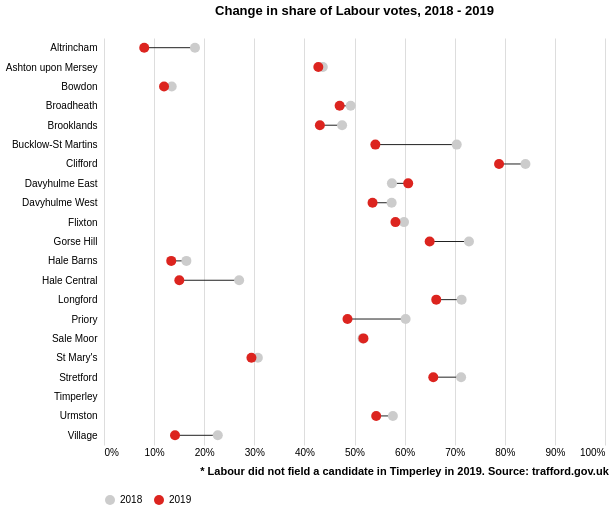

Specify this chart in Vega-Lite:
### Vega-Lite specification from a JSON file in a GitHub repository (floating-point values rounded to 4 significant figures)
{"$schema": "https://vega.github.io/schema/vega-lite/v3.json", "description": "Visualisation showing how the share of votes for the Labour Party has changed between the Trafford local elections in 2018 and 2019.", "autosize": {"type": "fit"}, "width": 600, "height": 500, "title": {"text": "Change in share of Labour votes, 2018 - 2019", "offset": 20}, "data": {"values": [{"area_code": "E05000819", "area_name": "Altrincham", "year": 2018, "electorate": 8892, "ballots_issued": 8266, "spoiled_ballots": 257, "percentage_turnout": 46.5, "conservative_vote": 2728, "green_vote": 3565, "labour_vote": 1501, "liberal_democrats_vote": 211, "ukip_vote": "NA"}, {"area_code": "E05000820", "area_name": "Ashton upon Mersey", "year": 2018, "electorate": 7617, "ballots_issued": 3590, "spoiled_ballots": 6, "percentage_turnout": 47.1, "conservative_vote": 1677, "green_vote": 148, "labour_vote": 1568, "liberal_democrats_vote": 138, "ukip_vote": 53}, {"area_code": "E05000821", "area_name": "Bowdon", "year": 2018, "electorate": 7335, "ballots_issued": 3121, "spoiled_ballots": 5, "percentage_turnout": 42.5, "conservative_vote": 2130, "green_vote": 169, "labour_vote": 422, "liberal_democrats_vote": 356, "ukip_vote": 39}, {"area_code": "E05000822", "area_name": "Broadheath", "year": 2018, "electorate": 9891, "ballots_issued": 4218, "spoiled_ballots": 5, "percentage_turnout": 42.6, "conservative_vote": 1716, "green_vote": 160, "labour_vote": 2077, "liberal_democrats_vote": 170, "ukip_vote": 56}, {"area_code": "E05000823", "area_name": "Brooklands", "year": 2018, "electorate": 7844, "ballots_issued": 4080, "spoiled_ballots": 4, "percentage_turnout": 52, "conservative_vote": 1755, "green_vote": 155, "labour_vote": 1939, "liberal_democrats_vote": 170, "ukip_vote": 55}, {"area_code": "E05000824", "area_name": "Bucklow-St Martins", "year": 2018, "electorate": 7101, "ballots_issued": 2027, "spoiled_ballots": 4, "percentage_turnout": 28.5, "conservative_vote": 424, "green_vote": 44, "labour_vote": 1427, "liberal_democrats_vote": 38, "ukip_vote": 90}, {"area_code": "E05000825", "area_name": "Clifford", "year": 2018, "electorate": 8183, "ballots_issued": 3212, "spoiled_ballots": 8, "percentage_turnout": 39.3, "conservative_vote": 165, "green_vote": 255, "labour_vote": 2702, "liberal_democrats_vote": 82, "ukip_vote": "NA"}, {"area_code": "E05000826", "area_name": "Davyhulme East", "year": 2018, "electorate": 7758, "ballots_issued": 3837, "spoiled_ballots": 2, "percentage_turnout": 49.5, "conservative_vote": 1388, "green_vote": 100, "labour_vote": 2205, "liberal_democrats_vote": 73, "ukip_vote": 69}, {"area_code": "E05000827", "area_name": "Davyhulme West", "year": 2018, "electorate": 7696, "ballots_issued": 3884, "spoiled_ballots": 3, "percentage_turnout": 50.5, "conservative_vote": 1403, "green_vote": 71, "labour_vote": 2230, "liberal_democrats_vote": 81, "ukip_vote": 96}, {"area_code": "E05000828", "area_name": "Flixton", "year": 2018, "electorate": 8290, "ballots_issued": 4562, "spoiled_ballots": 2, "percentage_turnout": 55, "conservative_vote": 1528, "green_vote": 125, "labour_vote": 2732, "liberal_democrats_vote": 84, "ukip_vote": 91}, {"area_code": "E05000829", "area_name": "Gorse Hill", "year": 2018, "electorate": 8357, "ballots_issued": 2799, "spoiled_ballots": 6, "percentage_turnout": 33.5, "conservative_vote": 485, "green_vote": 115, "labour_vote": 2039, "liberal_democrats_vote": 88, "ukip_vote": 66}, {"area_code": "E05000830", "area_name": "Hale Barns", "year": 2018, "electorate": 7431, "ballots_issued": 2900, "spoiled_ballots": 6, "percentage_turnout": 39, "conservative_vote": 1932, "green_vote": 95, "labour_vote": 477, "liberal_democrats_vote": 258, "ukip_vote": "NA"}, {"area_code": "E05000831", "area_name": "Hale Central", "year": 2018, "electorate": 7440, "ballots_issued": 2999, "spoiled_ballots": 7, "percentage_turnout": 40.3, "conservative_vote": 1604, "green_vote": 166, "labour_vote": 809, "liberal_democrats_vote": 364, "ukip_vote": "NA"}, {"area_code": "E05000832", "area_name": "Longford", "year": 2018, "electorate": 9128, "ballots_issued": 3658, "spoiled_ballots": 8, "percentage_turnout": 40.1, "conservative_vote": 547, "green_vote": 238, "labour_vote": 2611, "liberal_democrats_vote": 194, "ukip_vote": 60}, {"area_code": "E05000833", "area_name": "Priory", "year": 2018, "electorate": 8191, "ballots_issued": 3352, "spoiled_ballots": 6, "percentage_turnout": 40.9, "conservative_vote": 988, "green_vote": 170, "labour_vote": 2018, "liberal_democrats_vote": 170, "ukip_vote": "NA"}, {"area_code": "E05000834", "area_name": "St Mary's", "year": 2018, "electorate": 8597, "ballots_issued": 3432, "spoiled_ballots": 8, "percentage_turnout": 39.9, "conservative_vote": 2053, "green_vote": 149, "labour_vote": 1054, "liberal_democrats_vote": 167, "ukip_vote": "NA"}, {"area_code": "E05000835", "area_name": "Sale Moor", "year": 2018, "electorate": 7632, "ballots_issued": 2777, "spoiled_ballots": 5, "percentage_turnout": 36.4, "conservative_vote": 971, "green_vote": 161, "labour_vote": 1433, "liberal_democrats_vote": 207, "ukip_vote": "NA"}, {"area_code": "E05000836", "area_name": "Stretford", "year": 2018, "electorate": 7928, "ballots_issued": 3130, "spoiled_ballots": 8, "percentage_turnout": 39.5, "conservative_vote": 490, "green_vote": 211, "labour_vote": 2231, "liberal_democrats_vote": 98, "ukip_vote": 92}, {"area_code": "E05000837", "area_name": "Timperley", "year": 2018, "electorate": 8479, "ballots_issued": 4204, "spoiled_ballots": 8, "percentage_turnout": 49.6, "conservative_vote": 1694, "green_vote": 113, "labour_vote": "NA", "liberal_democrats_vote": 1329, "ukip_vote": "NA"}, {"area_code": "E05000838", "area_name": "Urmston", "year": 2018, "electorate": 8591, "ballots_issued": 3890, "spoiled_ballots": 7, "percentage_turnout": 45.3, "conservative_vote": 1217, "green_vote": 155, "labour_vote": 2243, "liberal_democrats_vote": 130, "ukip_vote": 138}, {"area_code": "E05000839", "area_name": "Village", "year": 2018, "electorate": 7929, "ballots_issued": 3267, "spoiled_ballots": 6, "percentage_turnout": 41.2, "conservative_vote": 1331, "green_vote": 73, "labour_vote": 742, "liberal_democrats_vote": 1003, "ukip_vote": 106}, {"area_code": "E05000819", "area_name": "Altrincham", "year": 2019, "electorate": 8867, "ballots_issued": 3898, "spoiled_ballots": 20, "percentage_turnout": 44, "conservative_vote": 1057, "green_vote": 2377, "labour_vote": 313, "liberal_democrats_vote": 128, "ukip_vote": "NA"}, {"area_code": "E05000820", "area_name": "Ashton upon Mersey", "year": 2019, "electorate": 7500, "ballots_issued": 3588, "spoiled_ballots": 8, "percentage_turnout": 47.8, "conservative_vote": 1398, "green_vote": 273, "labour_vote": 1535, "liberal_democrats_vote": 247, "ukip_vote": 127}, {"area_code": "E05000821", "area_name": "Bowdon", "year": 2019, "electorate": 7242, "ballots_issued": 2929, "spoiled_ballots": 31, "percentage_turnout": 40.4, "conservative_vote": 1727, "green_vote": 411, "labour_vote": 351, "liberal_democrats_vote": 411, "ukip_vote": "NA"}, {"area_code": "E05000822", "area_name": "Broadheath", "year": 2019, "electorate": 9960, "ballots_issued": 4048, "spoiled_ballots": 17, "percentage_turnout": 40.6, "conservative_vote": 1219, "green_vote": 346, "labour_vote": 1904, "liberal_democrats_vote": 219, "ukip_vote": 255}, {"area_code": "E05000823", "area_name": "Brooklands", "year": 2019, "electorate": 7735, "ballots_issued": 3683, "spoiled_ballots": 18, "percentage_turnout": 47.6, "conservative_vote": 1295, "green_vote": 309, "labour_vote": 1587, "liberal_democrats_vote": 298, "ukip_vote": 174}, {"area_code": "E05000824", "area_name": "Bucklow-St Martins", "year": 2019, "electorate": 7060, "ballots_issued": 1824, "spoiled_ballots": 16, "percentage_turnout": 25.8, "conservative_vote": 327, "green_vote": 134, "labour_vote": 988, "liberal_democrats_vote": 76, "ukip_vote": 283}, {"area_code": "E05000825", "area_name": "Clifford", "year": 2019, "electorate": 8351, "ballots_issued": 3012, "spoiled_ballots": 10, "percentage_turnout": 36.1, "conservative_vote": 155, "green_vote": 378, "labour_vote": 2375, "liberal_democrats_vote": 93, "ukip_vote": "NA"}, {"area_code": "E05000826", "area_name": "Davyhulme East", "year": 2019, "electorate": 7700, "ballots_issued": 3177, "spoiled_ballots": 13, "percentage_turnout": 41.3, "conservative_vote": 695, "green_vote": 184, "labour_vote": 1929, "liberal_democrats_vote": 102, "ukip_vote": 253}, {"area_code": "E05000827", "area_name": "Davyhulme West", "year": 2019, "electorate": 7638, "ballots_issued": 3179, "spoiled_ballots": 11, "percentage_turnout": 41.6, "conservative_vote": 965, "green_vote": 150, "labour_vote": 1704, "liberal_democrats_vote": 86, "ukip_vote": 279}, {"area_code": "E05000828", "area_name": "Flixton", "year": 2019, "electorate": 8322, "ballots_issued": 3787, "spoiled_ballots": 13, "percentage_turnout": 45.5, "conservative_vote": 915, "green_vote": 217, "labour_vote": 2203, "liberal_democrats_vote": 152, "ukip_vote": 287}, {"area_code": "E05000829", "area_name": "Gorse Hill", "year": 2019, "electorate": 8391, "ballots_issued": 2620, "spoiled_ballots": 14, "percentage_turnout": 31.2, "conservative_vote": 310, "green_vote": 252, "labour_vote": 1703, "liberal_democrats_vote": 129, "ukip_vote": 212}, {"area_code": "E05000830", "area_name": "Hale Barns", "year": 2019, "electorate": 7362, "ballots_issued": 2817, "spoiled_ballots": 8, "percentage_turnout": 38.3, "conservative_vote": 1613, "green_vote": 196, "labour_vote": 378, "liberal_democrats_vote": 313, "ukip_vote": 144}, {"area_code": "E05000831", "area_name": "Hale Central", "year": 2019, "electorate": 7388, "ballots_issued": 2973, "spoiled_ballots": 29, "percentage_turnout": 40.2, "conservative_vote": 1430, "green_vote": 512, "labour_vote": 447, "liberal_democrats_vote": 555, "ukip_vote": "NA"}, {"area_code": "E05000832", "area_name": "Longford", "year": 2019, "electorate": 9098, "ballots_issued": 3242, "spoiled_ballots": 32, "percentage_turnout": 35.6, "conservative_vote": 336, "green_vote": 406, "labour_vote": 2150, "liberal_democrats_vote": 318, "ukip_vote": "NA"}, {"area_code": "E05000833", "area_name": "Priory", "year": 2019, "electorate": 8052, "ballots_issued": 3109, "spoiled_ballots": 11, "percentage_turnout": 38.6, "conservative_vote": 679, "green_vote": 404, "labour_vote": 1511, "liberal_democrats_vote": 305, "ukip_vote": 199}, {"area_code": "E05000834", "area_name": "St Mary's", "year": 2019, "electorate": 8611, "ballots_issued": 3126, "spoiled_ballots": 13, "percentage_turnout": 36.3, "conservative_vote": 1527, "green_vote": 294, "labour_vote": 920, "liberal_democrats_vote": 188, "ukip_vote": 184}, {"area_code": "E05000835", "area_name": "Sale Moor", "year": 2019, "electorate": 7549, "ballots_issued": 2601, "spoiled_ballots": 32, "percentage_turnout": 34.5, "conservative_vote": 664, "green_vote": 355, "labour_vote": 1347, "liberal_democrats_vote": 203, "ukip_vote": "NA"}, {"area_code": "E05000836", "area_name": "Stretford", "year": 2019, "electorate": 7843, "ballots_issued": 2804, "spoiled_ballots": 12, "percentage_turnout": 35.8, "conservative_vote": 329, "green_vote": 304, "labour_vote": 1843, "liberal_democrats_vote": 107, "ukip_vote": 208}, {"area_code": "E05000837", "area_name": "Timperley", "year": 2019, "electorate": 8410, "ballots_issued": 3918, "spoiled_ballots": 23, "percentage_turnout": 46.6, "conservative_vote": 1266, "green_vote": 423, "labour_vote": "NA", "liberal_democrats_vote": 1653, "ukip_vote": 187}, {"area_code": "E05000838", "area_name": "Urmston", "year": 2019, "electorate": 8472, "ballots_issued": 3394, "spoiled_ballots": 17, "percentage_turnout": 40.1, "conservative_vote": 724, "green_vote": 290, "labour_vote": 1844, "liberal_democrats_vote": 179, "ukip_vote": 340}, {"area_code": "E05000839", "area_name": "Village", "year": 2019, "electorate": 7905, "ballots_issued": 3217, "spoiled_ballots": 18, "percentage_turnout": 40.7, "conservative_vote": 942, "green_vote": 196, "labour_vote": 456, "liberal_democrats_vote": 1310, "ukip_vote": 295}]}, "transform": [{"calculate": "(datum.labour_vote/datum.ballots_issued)", "as": "vote_percentage"}], "encoding": {"x": {"field": "vote_percentage", "type": "quantitative", "scale": {"domain": [0, 1]}, "axis": {"title": "* Labour did not field a candidate in Timperley in 2019. Source: trafford.gov.uk", "titleX": 300, "titleY": 20, "format": "%"}}, "y": {"field": "area_name", "type": "nominal", "axis": {"title": null, "offset": 5, "ticks": false, "minExtent": 70, "domain": false}}}, "layer": [{"mark": "line", "encoding": {"detail": {"field": "area_name", "type": "nominal"}, "color": {"value": "#212121"}, "size": {"value": 1}}}, {"mark": {"type": "point", "filled": true}, "encoding": {"color": {"field": "year", "type": "ordinal", "scale": {"domain": [2018, 2019], "range": ["#ccc", "#dc241f"]}, "legend": {"title": null, "orient": "bottom", "direction": "horizontal"}}, "size": {"value": 100}, "opacity": {"value": 1}, "tooltip": [{"field": "vote_percentage", "type": "quantitative", "title": "Share of votes", "format": ".1%"}]}}], "config": {"style": {"cell": {"stroke": "transparent"}}, "axis": {"ticks": false, "domainColor": null}}}
